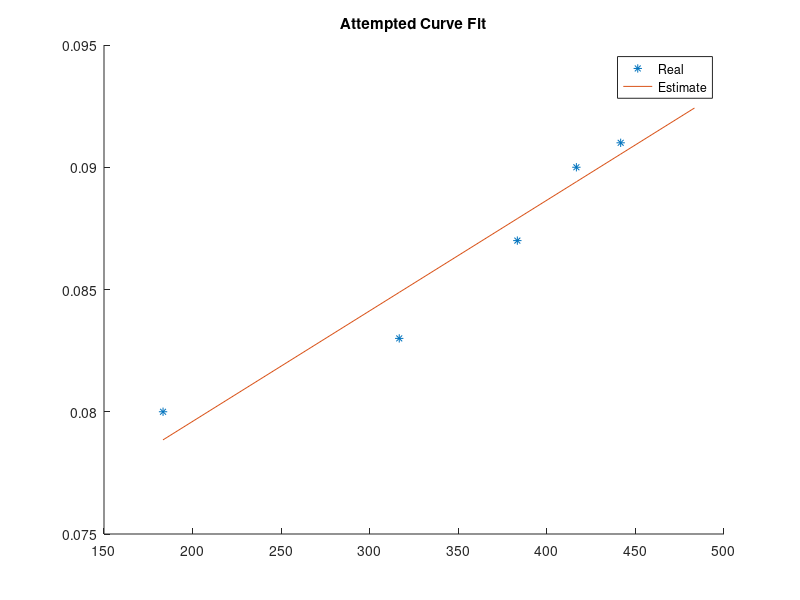

Write the MATLAB code that produced this figure.
%% Simulink init script
% By Will Wu
clear, clc, close all

%% Constant Declaration:
m = 0.068;
Jxx = 0.69e-4;
Jyy = 0.775e-4;
Jzz = 1.5e-4;
g = 9.8;
motor_num = 4;
hover_height = 5; %meters
set_points = [0 0 hover_height 0 0 0 0 0 0 0 0 0]';

J = [Jxx 0 0; 0 Jyy 0; 0 0 Jzz];

F_b = zeros;
M_b = zeros;

x_dist = 0.047625; % prop to com x distance
y_dist = 0.047625; % prop to com y distance, in meters

prop_mass = 0.001; % in kg
prop_diam = 0.066; % meters
max_rpm = 29000; % rpm
max_rev = max_rpm/60;

air_density = 1.225; % kg/m^3
c_p = 0.041; % power coefficient, assume flat, constant coeff of power



%% Curve fit estimating thrust coefficient
rev = [11000 19000 23000 25000 26500 29000]'/60;
c_t = [0.08 0.083 0.087 0.09 0.091 0.093]';

% regressor matrix
regressor = cat(2, ones(size(rev)), rev);
k_estimate = (regressor' * regressor) \ regressor' * c_t;
offset = k_estimate(1);
slope = k_estimate(2);

residual = norm(c_t - regressor*k_estimate);
residual_cons = norm(c_t - 0.087*ones(size(c_t)));

% examine error
figure, hold on;
plot(rev, c_t, '*');
plot(rev, regressor*k_estimate);
legend('Real', 'Estimate');
title('Attempted Curve Fit');

%% Equilibrium Motor Speed, prop moment of inertia

thrust_eq = @(x) m*g/motor_num - (slope*x+offset)*air_density*x^2*...
    prop_diam^4;

motor_n_eq = fzero(@(x) thrust_eq(x), 300);
motor_omega_eq = motor_n_eq * 2 * pi;

% assuming a spinning cylinder about mid point
prop_j = 1/12*prop_mass*prop_diam^2;

%% Mixer Parameters

% sums the motor speeds into T, L, M, N
dynamics_matrix = [1 1 1 1;
                1 -1 -1 1;
                1 1 -1 -1;
                -1 1 -1 1];
            
mixer_matrix = inv(dynamics_matrix);

%% Lumped aerodynamics model

K_c = 0.22;
lumped_matrix = [K_c 0 0; 0 K_c 0; 0 0 0];

%% Gyroscopic forces and moments

motor_mix_vector = [1 -1 1 -1];
m_b_a = [0;0;0];
            
%% Process Simulation

